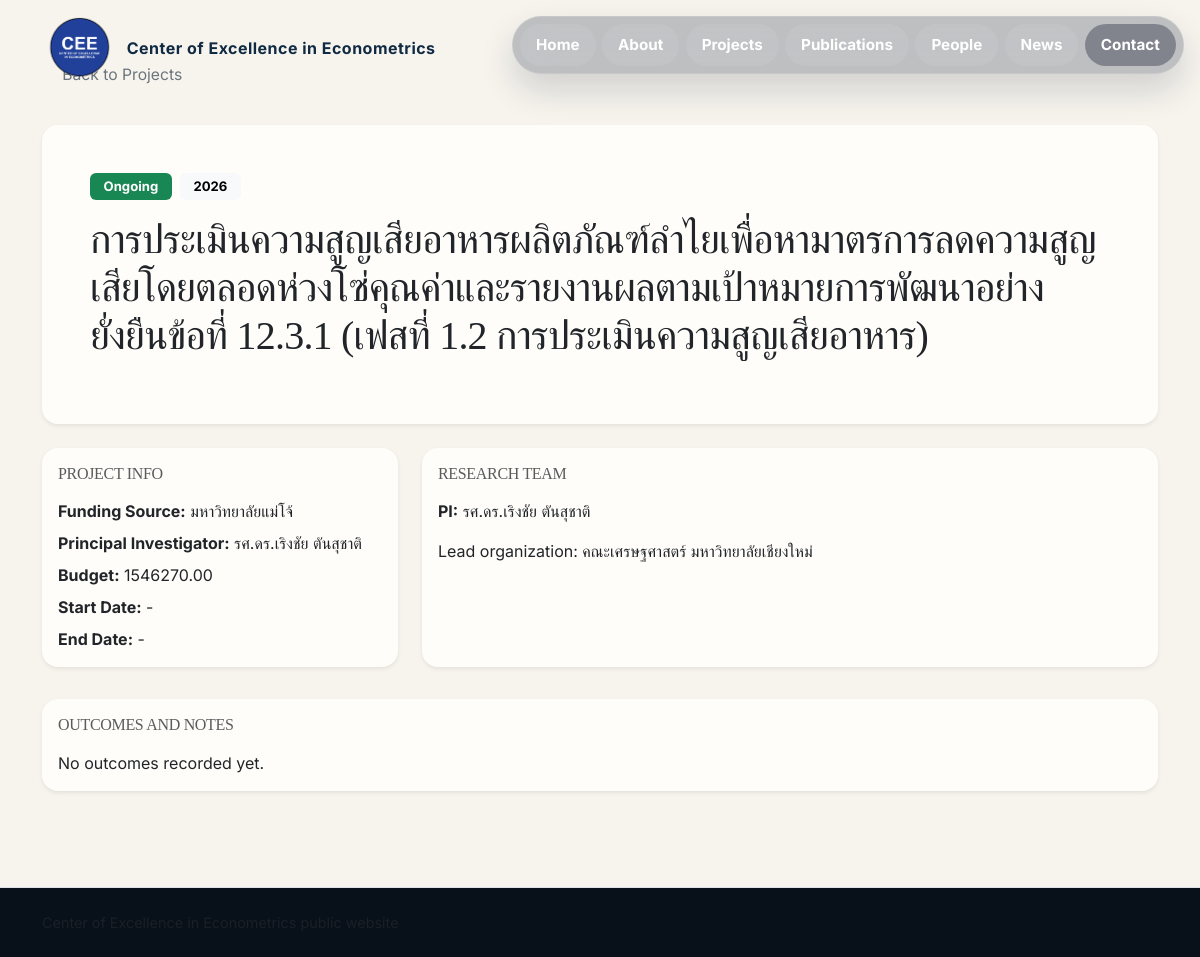
The page /projects/1231-12/ on the database its author committed.
### apps/projects/models.py (models this page shows, shortened)
class ResearchProject(models.Model):
    class Status(models.TextChoices):
        ONGOING = "ongoing", "Ongoing"
        COMPLETED = "completed", "Completed"
    title = models.CharField(max_length=255)
    slug = models.SlugField(max_length=255, unique=True)
    category = models.ForeignKey(
        ProjectCategory,
        on_delete=models.SET_NULL,
        null=True,
        blank=True,
        related_name="projects",
    )
    fiscal_year = models.PositiveIntegerField()
    funding_source = models.CharField(max_length=255)
    principal_investigator = models.CharField(max_length=255)
    co_investigators = models.TextField(blank=True, help_text="One name per line or comma separated list.")
    budget_amount = models.DecimalField(max_digits=12, decimal_places=2, default=0)
    project_code = models.CharField(max_length=120, blank=True)
    cmu_mis_code = models.CharField(max_length=120, blank=True)
    imported_start_date_text = models.CharField(max_length=120, blank=True)
    imported_end_date_text = models.CharField(max_length=120, blank=True)
    start_date = models.DateField(blank=True, null=True)
    end_date = models.DateField(blank=True, null=True)
    status = models.CharField(max_length=20, choices=Status.choices, default=Status.ONGOING)
    abstract = models.TextField(blank=True)
    outcomes = models.TextField(blank=True)
    is_featured = models.BooleanField(default=False)
    display_order = models.PositiveIntegerField(default=0)
    is_published = models.BooleanField(default=True)
    created_at = models.DateTimeField(auto_now_add=True)
    updated_at = models.DateTimeField(auto_now=True)
    class Meta:
        ordering = ["-fiscal_year", "display_order", "-created_at"]

### apps/projects/views.py (the view)
# urls.py: path("<slug:slug>/", views.project_detail, name="detail"),
def project_detail(request, slug):
    project = get_object_or_404(ResearchProject, slug=slug, is_published=True)
    return render(request, "projects/detail.html", {"project": project})

### templates/projects/detail.html (shortened to what this page needs)
{% extends 'base.html' %}
{% block content %}
<section class="container py-5 project-detail-page">
    <a href="{% url 'projects:list' %}" class="btn btn-outline-secondary btn-sm mb-4">Back to Projects</a>
    <div class="card border-0 shadow-sm mb-4 project-detail-hero">
        <div class="card-body p-4 p-lg-5">
            <div class="d-flex flex-wrap gap-2 mb-3">
                <span class="badge {% if project.status == 'ongoing' %}text-bg-success{% else %}text-bg-primary{% endif %}">
                    {{ project.get_status_display }}
                </span>
                <span class="badge text-bg-light">{{ project.fiscal_year }}</span>
            </div>
            <h1 class="display-6 mb-3">{{ project.title }}</h1>
        </div>
    </div>
    <div class="row g-3">
        <div class="col-lg-4">
            <div class="card border-0 shadow-sm h-100 project-detail-card">
                <div class="card-body">
                    <h2 class="h6 text-uppercase text-muted mb-3">Project Info</h2>
                    <p class="mb-2"><strong>Funding Source:</strong> {{ project.funding_source }}</p>
                    <p class="mb-2"><strong>Principal Investigator:</strong> {{ project.principal_investigator }}</p>
                    <p class="mb-2"><strong>Budget:</strong> {{ project.budget_amount|floatformat:2 }}</p>
                    <p class="mb-2"><strong>Start Date:</strong> {{ project.start_date|default:"-" }}</p>
                    <p class="mb-0"><strong>End Date:</strong> {{ project.end_date|default:"-" }}</p>
                </div>
            </div>
        </div>
        <div class="col-lg-8">
            <div class="card border-0 shadow-sm h-100 project-detail-card">
                <div class="card-body">
                    <h2 class="h6 text-uppercase text-muted mb-3">Research Team</h2>
                    <p class="mb-3"><strong>PI:</strong> {{ project.principal_investigator }}</p>
                    <p class="mb-0">{{ project.co_investigators|linebreaksbr|default:"No co-investigator information yet." }}</p>
                </div>
            </div>
        </div>
    </div>
    <div class="card border-0 shadow-sm mt-3 project-detail-card">
        <div class="card-body">
            <h2 class="h6 text-uppercase text-muted mb-3">Outcomes and Notes</h2>
            <p class="mb-0">{{ project.outcomes|linebreaksbr|default:"No outcomes recorded yet." }}</p>
        </div>
    </div>
</section>
{% endblock %}

### rows shown on the page
ResearchProject: status "Ongoing", fiscal_year "2026", title "การประเมินความสูญเสียอาหารผลิตภัณฑ์ลำไยเพื่อหามาตรการลดความสูญเสียโดยตลอดห่วงโซ่คุณค่าและรายงานผลตามเป้าหมายการพัฒนาอย่างยั่งยืนข้อที่ 12.3.1 (เฟสที่ 1.2 การประเมินความสูญเสียอาหาร)", funding_source "มหาวิทยาลัยแม่โจ้", principal_investigator "รศ.ดร.เริงชัย ตันสุชาติ", budget_amount "1546270.00", start_date "-", end_date "-", co_investigators "Lead organization: คณะเศรษฐศาสตร์ มหาวิทยาลัยเชียงใหม่", outcomes "No outcomes recorded yet."
